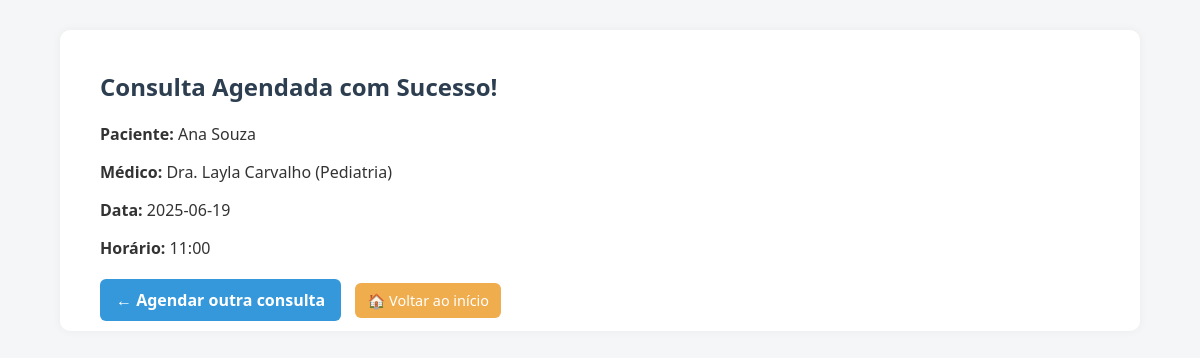
/comprovante/6 (signed in), run on the app's committed database.
### tables this page shows
CREATE TABLE usuario (
    id INTEGER PRIMARY KEY AUTOINCREMENT,
    nome TEXT NOT NULL,
    email TEXT NOT NULL UNIQUE,
    senha_hash TEXT NOT NULL
);

CREATE TABLE "medico" (
	"id"	INTEGER,
	"nome"	TEXT NOT NULL,
	"especialidade"	TEXT NOT NULL,
	PRIMARY KEY("id" AUTOINCREMENT)
);

CREATE TABLE agenda (
    id INTEGER PRIMARY KEY AUTOINCREMENT,
    medico_id INTEGER NOT NULL,
    data TEXT NOT NULL,
    horario TEXT NOT NULL,
    vagas_totais INTEGER NOT NULL,
    vagas_ocupadas INTEGER DEFAULT 0,
    FOREIGN KEY (medico_id) REFERENCES medico(id)
);

### app.py (the view)
@app.route('/comprovante/<int:consulta_id>')
def comprovante(consulta_id):
    if 'atendente_id' not in session:
        return redirect(url_for('login'))
    conn = get_db_connection()
    cursor = conn.cursor()
    cursor.execute('''
        SELECT c.id, u.nome AS paciente, m.nome AS medico, m.especialidade,
               a.data, a.horario
        FROM consulta c
        JOIN usuario u ON c.usuario_id = u.id
        JOIN agenda a ON c.agenda_id = a.id
        JOIN medico m ON a.medico_id = m.id
        WHERE c.id = ?
    ''', (consulta_id,))
    consulta = cursor.fetchone()
    conn.close()
    return render_template('comprovante.html', consulta=consulta)

### app.py (called while the page is built)
def get_db_connection():
    conn = sqlite3.connect('clinica.db')
    conn.row_factory = sqlite3.Row
    return conn

### templates/comprovante.html (shortened to what this page needs)
<!DOCTYPE html>
<html lang="pt-BR">
<head>
    <link rel="stylesheet" href="{{ url_for('static', filename='style.css') }}">
</head>
<body>
    <div class="container">
        <h2 style="color: #2c3e50;">Consulta Agendada com Sucesso!</h2>
        <p><strong>Paciente:</strong> {{ consulta['paciente'] }}</p>
        <p><strong>Médico:</strong> {{ consulta['medico'] }} ({{ consulta['especialidade'] }})</p>
        <p><strong>Data:</strong> {{ consulta['data'] }}</p>
        <p><strong>Horário:</strong> {{ consulta['horario'] }}</p>
        <div style="margin-top: 30px;">
            <a href="{{ url_for('agendar') }}" class="btn-primary" style="margin-right: 10px;">← Agendar outra consulta</a>
            <a href="{{ url_for('home') }}" class="btn-secondary">🏠 Voltar ao início</a>
        </div>
    </div>
</body>
</html>

### static/style.css (style rules this page uses)
body { font-family: 'Segoe UI', Tahoma, Geneva, Verdana, sans-serif; background-color: #f4f6f8; margin: 0; padding: 0; color: #333; }
h2 { color: #2c3e50; }
a { color: #5a5af0; text-decoration: none; }
.container { width: 100%; max-width: 1000px; margin: 30px auto; padding: 20px 40px; background-color: #fff; border-radius: 10px; box-shadow: 0 0 10px rgba(0, 0, 0, 0.05); }
button, .btn-primary, .btn-success, .btn-danger, .btn-secondary { border: none; border-radius: 6px; cursor: pointer; font-size: 1rem; padding: 10px 16px; text-decoration: none; color: white; transition: background-color 0.3s ease; }
.btn-primary { background-color: #3498db; font-weight: bold; }
.btn-secondary { background-color: #f0ad4e; padding: 8px 12px; font-size: 0.9rem; color: white; }

### data on the page
usuario: paciente "Ana Souza"
medico: medico "Dra. Layla Carvalho", especialidade "Pediatria"
agenda: data "2025-06-19", horario "11:00"
